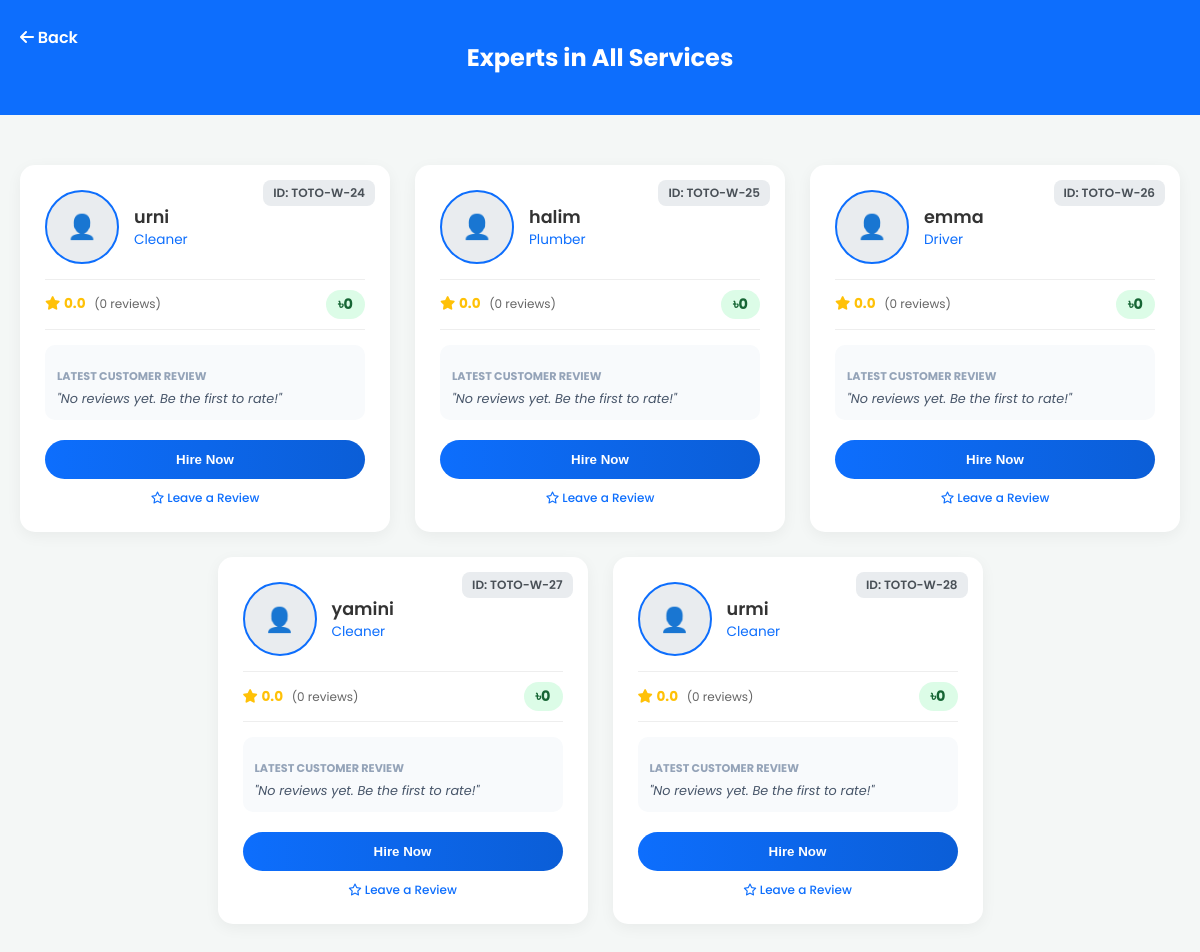
/taskers/, run on the app's committed database.
### worker/models.py (models this page shows, shortened)
class TaskerProfile(models.Model):
    user = models.OneToOneField(User, on_delete=models.CASCADE, related_name='tasker_profile')
    totooid = models.CharField(max_length=20, unique=True, blank=True)
    category = models.CharField(max_length=100, blank=True, help_text="e.g., Plumber, Electrician, Designer")
    service_price = models.DecimalField(
        max_digits=10,
        decimal_places=2,
        default=0.00,
        help_text="Starting price for your service (Money Demand)"
    )
    service_info = models.TextField(blank=True, help_text="Work Bio / Service Description")
    phone_number = models.CharField(max_length=15, blank=True)
    address = models.TextField(blank=True)
    profile_pic = models.ImageField(upload_to='worker_profiles/', blank=True, null=True)
    info_image_1 = models.ImageField(upload_to='worker_docs/', blank=True, null=True)
    info_image_2 = models.ImageField(upload_to='worker_docs/', blank=True, null=True)
    info_image_3 = models.ImageField(upload_to='worker_docs/', blank=True, null=True)
    is_approved = models.BooleanField(default=False)
    payment_receive_info = models.CharField(max_length=100, blank=True)

### frontlook/views.py (the view)
# urls.py: path('taskers/', views.tasker_list, name='tasker_list'),
def tasker_list(request, category_name=None):
    search_query = request.GET.get('q')
    if search_query:
        category_name = search_query
    if category_name:
        raw_taskers = TaskerProfile.objects.filter(category__icontains=category_name)[:5]
    else:
        raw_taskers = TaskerProfile.objects.all()[:5]
        category_name = "All Services"
    taskers_with_reviews = []
    for tasker in raw_taskers:
        tasker_reviews = tasker.reviews.all()
        count_val = tasker_reviews.count()
        avg_val = tasker_reviews.aggregate(Avg('rating'))['rating__avg']
        avg_rating = round(avg_val, 1) if avg_val else "0.0"
        latest_review_obj = tasker_reviews.exclude(comment__exact='').first()
        recent_comment = latest_review_obj.comment if latest_review_obj else None
        taskers_with_reviews.append({
            'object': tasker,
            'review_count': count_val,
            'average_rating': avg_rating,
            'recent_review': recent_comment
        })
    context = {
        'taskers_data': taskers_with_reviews,
        'category': category_name
    }
    return render(request, 'tasker_list.html', context)

### frontlook/templates/tasker_list.html (shortened to what this page needs)
<!DOCTYPE html>
<html lang="en">
<head>
    <link rel="stylesheet" href="https://cdnjs.cloudflare.com/ajax/libs/font-awesome/6.4.0/css/all.min.css">
</head>
<body>
    <div class="header-bar">
        <a href="{% url 'services' %}"><i class="fas fa-arrow-left"></i> Back</a>
        <h2>Experts in {{ category }}</h2>
    </div>
    <div style="padding: 50px 20px; display: flex; gap: 25px; justify-content: center; flex-wrap: wrap;">
        {% if taskers_data %}
            {% for item in taskers_data %}
                <div class="tasker-card">
                    <div class="toto-id">ID: {{ item.object.totooid }}</div>
                    <div class="profile-header">
                        {% if item.object.profile_pic %}
                            <img src="{{ item.object.profile_pic.url }}" class="profile-pic">
                        {% else %}
                            <div class="profile-placeholder">👤</div>
                        {% endif %}
                        <div>
                            <h3 class="tasker-name">{{ item.object.user.first_name }}</h3>
                            <p class="tasker-skill">{{ item.object.category }}</p>
                        </div>
                    </div>
                    <div class="rating-box">
                        <div class="stars">
                            <i class="fas fa-star"></i>
                            <strong>{{ item.average_rating }}</strong>
                            <span class="review-count">({{ item.review_count }} reviews)</span>
                        </div>
                        <div class="price-badge">
                            ৳{{ item.object.service_price|default:"0" }}
                        </div>
                    </div>
                    <div class="comment-section">
                        <p class="comment-title">Latest Customer Review</p>
                        <p class="comment-text">
                            {% if item.recent_review %}
                                "{{ item.recent_review|truncatechars:80 }}"
                            {% else %}
                                "No reviews yet. Be the first to rate!"
                            {% endif %}
                        </p>
                    </div>
                    <a href="{% url 'book_tasker' item.object.id %}" style="text-decoration: none;">
                        <button class="hire-btn">Hire Now</button>
                    </a>
                    <a href="{% url 'leave_review' item.object.id %}" class="rate-link">
                        <i class="far fa-star"></i> Leave a Review
                    </a>
                </div>
            {% endfor %}
        {% else %}
            <p>No taskers found in this category.</p>
        {% endif %}
    </div>
</body>
</html>

### frontlook/templates/tasker_list.html (style rules this page uses)
body { font-family: 'Poppins', sans-serif; background: #f4f7f6; margin: 0; padding: 0; }
.header-bar { background: #0d6efd; color: white; padding: 20px; text-align: center; position: relative; }
.header-bar a { color: white; text-decoration: none; font-weight: 600; position: absolute; left: 20px; top: 25px; }
.tasker-card { background: white; padding: 25px; border-radius: 15px; width: 320px; box-shadow: 0 4px 15px rgba(0,0,0,0.05); text-align: left; position: relative; transition: transform 0.3s; }
.toto-id { position: absolute; top: 15px; right: 15px; background: #e9ecef; color: #495057; padding: 4px 10px; border-radius: 8px; font-size: 0.75rem; font-weight: 600; }
.profile-header { display: flex; align-items: center; gap: 15px; margin-bottom: 15px; }
.profile-placeholder { width: 70px; height: 70px; border-radius: 50%; background: #e9ecef; display: flex; align-items: center; justify-content: center; font-size: 24px; color: #adb5bd; border: 2px solid #0d6efd; }
.tasker-name { margin: 0; color: #333; font-size: 1.1rem; font-weight: 600; }
.tasker-skill { margin: 0; color: #0d6efd; font-size: 0.85rem; }
.price-badge { background: #dcfce7; color: #166534; padding: 4px 12px; border-radius: 20px; font-weight: 700; font-size: 0.9rem; }
.rating-box { display: flex; justify-content: space-between; align-items: center; margin: 15px 0; padding: 10px 0; border-top: 1px solid #eee; border-bottom: 1px solid #eee; }
.stars { color: #ffc107; font-size: 0.85rem; }
.review-count { color: #666; font-size: 0.75rem; margin-left: 5px; }
.comment-section { background: #f8fafc; padding: 12px; border-radius: 10px; margin-bottom: 20px; }
.comment-title { font-size: 0.7rem; font-weight: 700; color: #94a3b8; text-transform: uppercase; margin-bottom: 5px; }
.comment-text { font-size: 0.8rem; color: #475569; font-style: italic; margin: 0; }
.hire-btn { background: linear-gradient(to right, #0d6efd, #0b5ed7); color: white; border: none; padding: 12px; border-radius: 50px; cursor: pointer; font-weight: 600; width: 100%; transition: 0.3s; }
.rate-link { display: block; text-align: center; font-size: 0.75rem; color: #0d6efd; margin-top: 10px; text-decoration: none; font-weight: 500; }

### data on the page
TaskerProfile: object.totooid "TOTO-W-24", object.user.first_name "urni", object.category "Cleaner", average_rating "0.0", review_count "0", object.service_price "0"
TaskerProfile: object.totooid "TOTO-W-25", object.user.first_name "halim", object.category "Plumber", average_rating "0.0", review_count "0", object.service_price "0"
TaskerProfile: object.totooid "TOTO-W-26", object.user.first_name "emma", object.category "Driver", average_rating "0.0", review_count "0", object.service_price "0"
TaskerProfile: object.totooid "TOTO-W-27", object.user.first_name "yamini", object.category "Cleaner", average_rating "0.0", review_count "0", object.service_price "0"
TaskerProfile: object.totooid "TOTO-W-28", object.user.first_name "urmi", object.category "Cleaner", average_rating "0.0", review_count "0", object.service_price "0"

### other printed values
{{ category }} "All Services"
